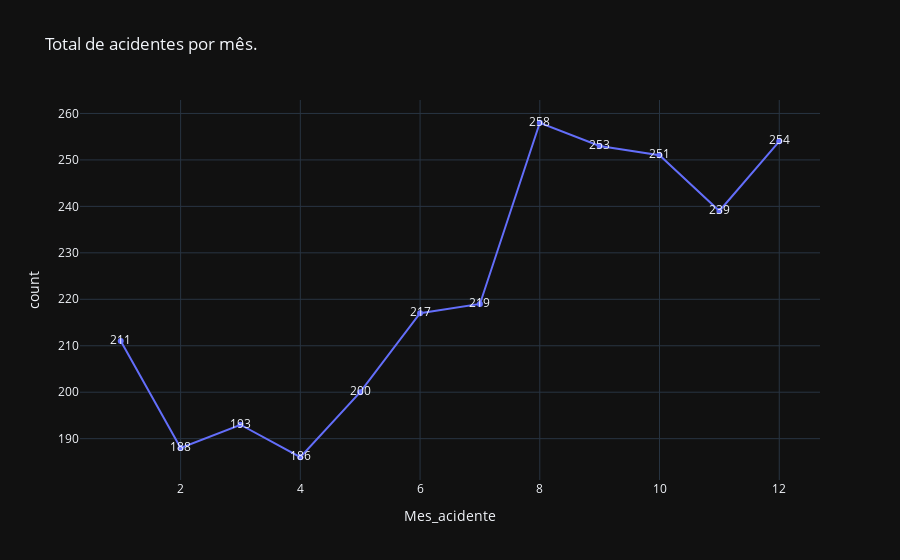

The code cell stored with this chart in its notebook:
### Code cell
fig = px.line(total_mes, x="Mes_acidente", y="count", title="Total de acidentes por mês.",
               markers=True, template="plotly_dark", text="count")
fig.show()

### Figure 1 — Plotly figure (JSON) as saved in the notebook; plotly's stock layout.template omitted (floating-point values rounded to 4 significant figures)
{"data": [{"hovertemplate": "Mes_acidente=%{x}<br>count=%{text}<extra></extra>", "legendgroup": "", "line": {"color": "#636efa", "dash": "solid"}, "marker": {"symbol": "circle"}, "mode": "lines+markers+text", "name": "", "orientation": "v", "showlegend": false, "text": [211, 188, 193, 186, 200, 217, 219, 258, 253, 251, 239, 254], "type": "scatter", "x": [1, 2, 3, 4, 5, 6, 7, 8, 9, 10, 11, 12], "xaxis": "x", "y": [211, 188, 193, 186, 200, 217, 219, 258, 253, 251, 239, 254], "yaxis": "y"}], "layout": {"legend": {"tracegroupgap": 0}, "title": {"text": "Total de acidentes por mês."}, "xaxis": {"anchor": "y", "domain": [0, 1], "title": {"text": "Mes_acidente"}}, "yaxis": {"anchor": "x", "domain": [0, 1], "title": {"text": "count"}}}}
